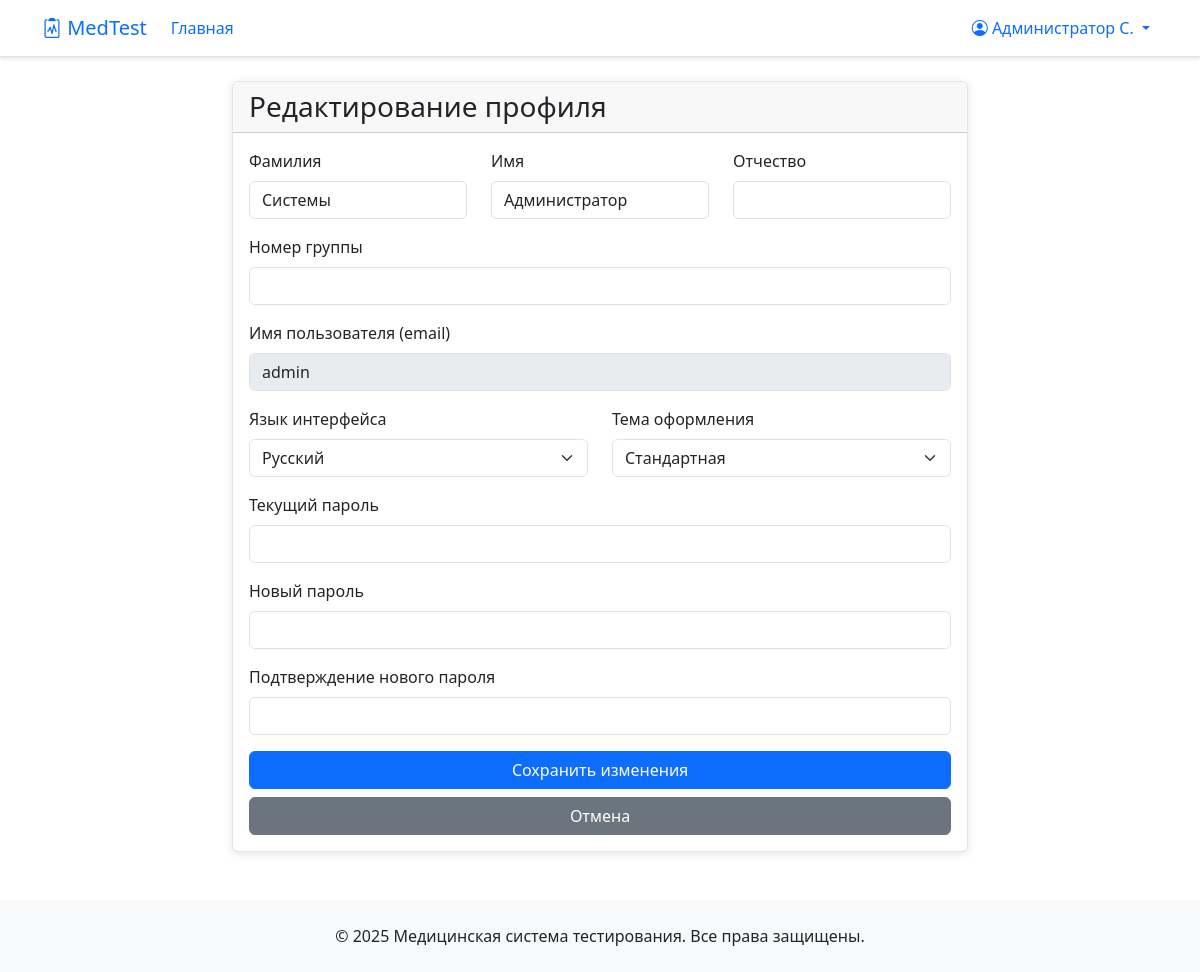
Screenshot of /profile (signed in) with the database file from the repository.
### app/models/user.py (models this page shows, shortened)
class User(UserMixin, db.Model):
    __tablename__ = 'users'
    id = db.Column(Integer, primary_key=True)
    username = db.Column(String(120), unique=True, nullable=False)
    password_hash = db.Column(String(120), nullable=False)
    role = db.Column(String(20), default='student')  # 'admin', 'teacher', 'student'
    language = db.Column(String(5), default='ru')  # Язык интерфейса
    theme = db.Column(String(50), default='default')  # Тема оформления
    first_name = db.Column(String(100))  # Имя (для студентов)
    last_name = db.Column(String(100))   # Фамилия (для студентов)
    middle_name = db.Column(String(100)) # Отчество (для студентов)
    group_number = db.Column(String(50)) # Номер группы (для студентов)
    created_at = db.Column(DateTime, default=datetime.utcnow)
    test_results = db.relationship('TestResult', back_populates='user', lazy=True)
    creator_questions = db.relationship('Question', back_populates='creator', lazy=True, foreign_keys='Question.creator_id')
    def get_formatted_name(self):
        if self.last_name:
            initials = ""
            if self.first_name:
                initials += f"{self.last_name[0]}." if len(self.last_name) > 0 else ""
            if self.middle_name:
                initials += f"{self.middle_name[0]}." if len(self.middle_name) > 0 else ""
            if initials:
                return f"{self.first_name} {initials}"
            else:
                return self.first_name
        return self.username

### app/routes/main.py (the view, shortened to what this page needs)
@bp.route('/profile', methods=['GET', 'POST'])
@login_required
def profile():
    return render_template('main/profile.html', user=current_user)

### app/__init__.py (called while the page is built)
@login_manager.user_loader
def load_user(user_id):
    from app.models.user import User
    if user_id is None:
        return None
    try:
        return User.query.get(int(user_id))
    except (ValueError, TypeError):
        return None

### app/templates/main/profile.html (shortened to what this page needs)
{% extends "base.html" %}
{% block content %}
<div class="row justify-content-center">
    <div class="col-md-8">
        <div class="card">
            <div class="card-header">
                <h3 class="mb-0">{{ _('Редактирование профиля') }}</h3>
            </div>
            <div class="card-body">
                <form method="POST" action="{{ url_for('main.profile') }}">
                    <div class="row">
                        <div class="col-md-4 mb-3">
                            <label for="last_name" class="form-label">{{ _('Фамилия') }}</label>
                            <input type="text" class="form-control" id="last_name" name="last_name" value="{{ user.last_name or '' }}" required>
                        </div>
                        <div class="col-md-4 mb-3">
                            <label for="first_name" class="form-label">{{ _('Имя') }}</label>
                            <input type="text" class="form-control" id="first_name" name="first_name" value="{{ user.first_name or '' }}" required>
                        </div>
                        <div class="col-md-4 mb-3">
                            <label for="middle_name" class="form-label">{{ _('Отчество') }}</label>
                            <input type="text" class="form-control" id="middle_name" name="middle_name" value="{{ user.middle_name or '' }}">
                        </div>
                    </div>
                    <div class="mb-3">
                        <label for="group_number" class="form-label">{{ _('Номер группы') }}</label>
                        <input type="text" class="form-control" id="group_number" name="group_number" value="{{ user.group_number or '' }}">
                    </div>
                    <div class="mb-3">
                        <label for="username" class="form-label">{{ _('Имя пользователя') }} (email)</label>
                        <input type="email" class="form-control" id="username" name="username" value="{{ user.username }}" readonly disabled>
                    </div>
                    <div class="row">
                        <div class="col-md-6 mb-3">
                            <label for="language" class="form-label">{{ _('Язык интерфейса') }}</label>
                            <select class="form-select" id="language" name="language">
                                {% for code, name in config.LANGUAGES.items() %}
                                    <option value="{{ code }}" {{ 'selected' if code == user.language else '' }}>{{ name }}</option>
                                {% endfor %}
                            </select>
                        </div>
                        <div class="col-md-6 mb-3">
                            <label for="theme" class="form-label">{{ _('Тема оформления') }}</label>
                            <select class="form-select" id="theme" name="theme">
                                <option value="default" {{ 'selected' if user.theme == 'default' else '' }}>{{ _('Стандартная') }}</option>
                            </select>
                        </div>
                    </div>
                    <div class="mb-3">
                        <label for="current_password" class="form-label">{{ _('Текущий пароль') }}</label>
                        <div class="position-relative">
                            <input type="password"
                                   class="form-control pe-5"
                                   id="current_password"
                                   name="current_password"
                                   autocomplete="current-password">
                            <button type="button"
                                    id="toggleCurrentPassword"
                                    class="btn position-absolute top-50 end-0 translate-middle-y p-0"
                                    style="z-index: 2; background: none; border: none; width: 2.25rem; height: 2.25rem;"
                                    onclick="togglePassword('current_password')"
                                    aria-label="{{ _('Показать пароль') }}">
                            </button>
                        </div>
                    </div>
                    <div class="mb-3">
                        <label for="new_password" class="form-label">{{ _('Новый пароль') }}</label>
                        <div class="position-relative">
                            <input type="password"
                                   class="form-control pe-5"
                                   id="new_password"
                                   name="new_password"
                                   minlength="1"
                                   autocomplete="new-password">
                            <button type="button"
                                    id="toggleNewPassword"
                                    class="btn position-absolute top-50 end-0 translate-middle-y p-0"
                                    style="z-index: 2; background: none; border: none; width: 2.25rem; height: 2.25rem;"
                                    onclick="toggleNewPassword('new_password')"
                                    aria-label="{{ _('Показать пароль') }}">
                            </button>
                        </div>
                    </div>
                    <div class="mb-3">
                        <label for="confirm_password" class="form-label">{{ _('Подтверждение нового пароля') }}</label>
                        <div class="position-relative">
                            <input type="password"
                                   class="form-control pe-5"
                                   id="confirm_password"
                                   name="confirm_password"
                                   minlength="1"
                                   autocomplete="new-password">
                            <button type="button"
                                    id="toggleConfirmPassword"
                                    class="btn position-absolute top-50 end-0 translate-middle-y p-0"
                                    style="z-index: 2; background: none; border: none; width: 2.25rem; height: 2.25rem;"
                                    onclick="toggleConfirmPassword('confirm_password')"
                                    aria-label="{{ _('Показать пароль') }}">
                            </button>
                        </div>
                    </div>
                    <div class="d-grid gap-2">
                        <button type="submit" class="btn btn-primary">{{ _('Сохранить изменения') }}</button>
                        <a href="{{ url_for('main.index') }}" class="btn btn-secondary">{{ _('Отмена') }}</a>
                    </div>
                </form>
            </div>
        </div>
    </div>
</div>
{% endblock %}

### app/templates/base.html (shortened to what this page needs)
<!DOCTYPE html>
<html lang="{{ session.get('language', 'ru') }}">
<head>
    <link href="https://cdn.jsdelivr.net/npm/bootstrap@5.3.0/dist/css/bootstrap.min.css  " rel="stylesheet">
    <link rel="stylesheet" href="https://cdn.jsdelivr.net/npm/bootstrap-icons@1.10.0/font/bootstrap-icons.css  ">
</head>
<body>
    <div class="lang-buttons">
        <a href="{{ url_for('auth.change_language', language='ru') }}" class="lang-btn {{ 'active' if session.get('language', 'ru') == 'ru' }}">RU</a>
        <a href="{{ url_for('auth.change_language', language='en') }}" class="lang-btn {{ 'active' if session.get('language', 'ru') == 'en' }}">EN</a>
    </div>
    <nav class="navbar navbar-expand-lg navbar-light bg-white border-bottom">
        <div class="container">
            <a class="navbar-brand" href="{{ url_for('main.index') }}">
                <i class="bi bi-clipboard2-pulse"></i> MedTest
            </a>
            <div class="collapse navbar-collapse" id="navbarNav">
                <ul class="navbar-nav me-auto">
                    <li class="nav-item">
                        <a class="nav-link" href="{{ url_for('main.index') }}">{{ _('Главная') }}</a>
                    </li>
                </ul>
                <ul class="navbar-nav">
                    {% if current_user.is_authenticated %}
                        <li class="nav-item dropdown">
                            <a class="nav-link dropdown-toggle" href="#" role="button" data-bs-toggle="dropdown">
                                <i class="bi bi-person-circle"></i> {{ current_user.get_formatted_name() }}
                            </a>
                        </li>
                    {% else %}
                        <li class="nav-item">
                            <a class="nav-link" href="{{ url_for('auth.login') }}">{{ _('Вход') }}</a>
                        </li>
                    {% endif %}
                </ul>
            </div>
        </div>
    </nav>
        {% set messages = get_flashed_messages() %}
    <main class="container mt-4">
        {% block content %}{% endblock %}
    </main>
    <footer class="bg-light text-dark py-4 mt-5">
        <div class="container text-center">
            <p class="mb-0">{{ _('© 2025 Медицинская система тестирования. Все права защищены.') }}</p>
        </div>
    </footer>
</body>
</html>

### app/templates/base.html (style rules this page uses)
:root { --primary-color: #0d6efd; --secondary-color: #6c757d; --success-color: #198754; --info-color: #0dcaf0; --warning-color: #ffc107; --danger-color: #dc3545; --light-color: #f8f9fa; --dark-color: #212529; --white-color: #ffffff; --blue-color: #0d6efd; }
.btn-primary { background-color: var(--primary-color); border-color: var(--primary-color); }
.navbar { background-color: var(--white-color) !important; box-shadow: 0 2px 4px rgba(0,0,0,0.1); }
.navbar-brand, .nav-link { color: var(--primary-color) !important; }
.card { box-shadow: 0 2px 10px rgba(0,0,0,0.1); border: 1px solid rgba(0,0,0,0.1); }
.lang-buttons { position: absolute; top: 10px; right: 10px; }
.lang-btn { border: none; background: none; color: #6c757d; cursor: pointer; font-size: 0.9rem; margin-left: 5px; padding: 2px 5px; border-radius: 3px; }
.lang-btn.active { color: #0d6efd; font-weight: bold; }

### rows the page displays
User: get_formatted_name "Администратор С.", last_name "Системы", first_name "Администратор", username "admin"

### other values shown
form field language "Русский"
form field theme "Стандартная"
